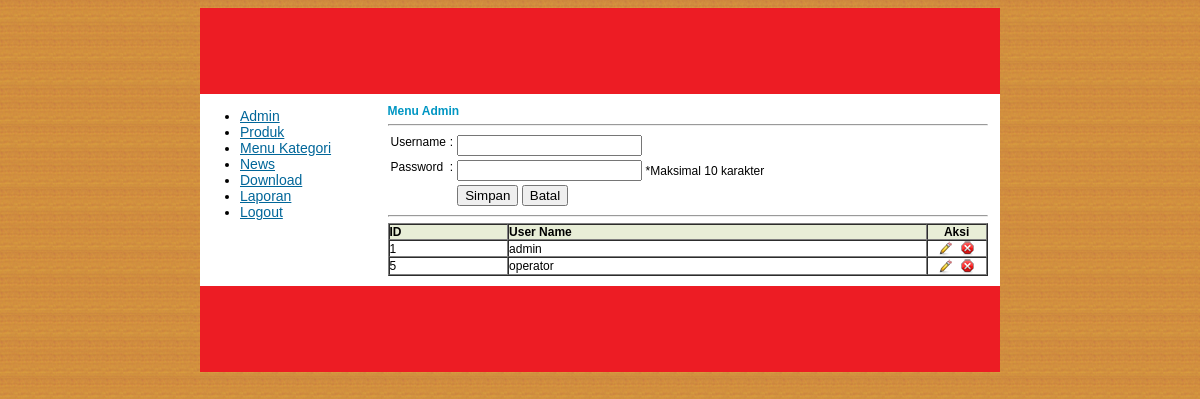
The app's page /Admin/admin.php (signed in) with its own data.
### tables this page shows
CREATE TABLE IF NOT EXISTS `admintbl` (
  `id` int(11) NOT NULL AUTO_INCREMENT,
  `username` varchar(35) NOT NULL,
  `password` text NOT NULL,
  PRIMARY KEY (`id`)
);

### Admin/admin_data.php (the view, shortened to what this page needs)
<table width="600" border="1" cellpadding="0" cellspacing="0" bgcolor="#E8EED7">
  <tr>
    <th width="20%" align="left" scope="col" >ID</th>
    <th width="600" align="left" scope="col">User Name</th>
    <th width="25%" scope="col">Aksi</th>
</tr>
<?php
$query = "select * from admintbl order by id asc";
$hasil = mysql_query($query);
while ($data = mysql_fetch_array($hasil))
{
echo "<tr>
<td align=\"left\" width=\"20%\" bgcolor=\"#FFFFFF\">".$data['id']."</td>
<td align=\"left\" width=\"70%\" bgcolor=\"#FFFFFF\">".$data['username']."</td>
<td align=\"center\" width=\"10%\" bgcolor=\"#FFFFFF\"><a href=\"admin_ubah.php?user=$data[username]\"><img width=\"15\" src=\"../Gambar/Ubah.png\" height=\"15\" border=\"0\" valign=\"middle\"></a>&nbsp;&nbsp;<a href=\"admin_hapus.php?id=$data[id]\"><img width=\"15\" src=\"../Gambar/Hapus.png\" height=\"15\" border=\"0\" valign=\"middle\"></a></td>
</tr>";
}
?>
</table>

### Admin/admin.php (style rules this page uses)
body { background-image: url(../Gambar/Background.gif); }
a:link { color: #006699; }

### records on screen
admintbl: id "1", username "admin"
admintbl: id "5", username "operator"
